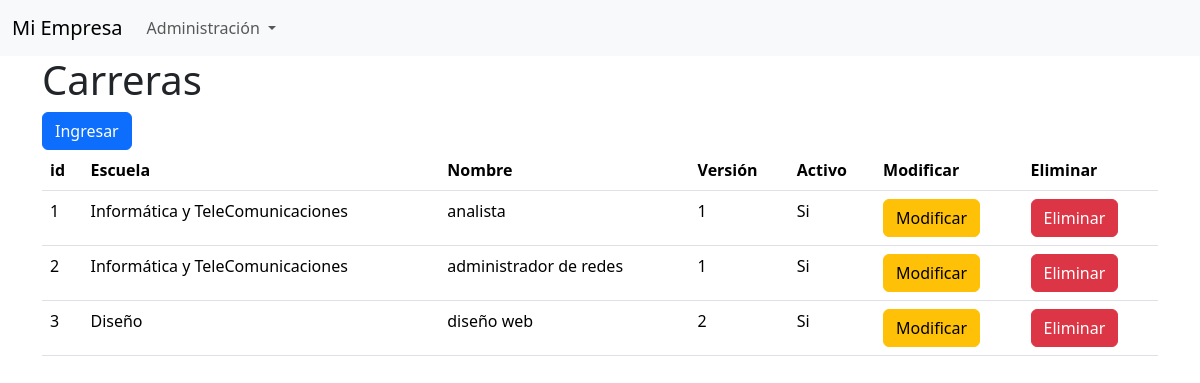
Page /alumnos/listadoCarrera on the committed database.
### alumnos/models.py (models this page shows, shortened)
class Carrera(models.Model):
    escuela     = models.ForeignKey('Escuela', on_delete=models.CASCADE)
    nombre      = models.CharField(max_length=100)
    version     = models.IntegerField()
    activo      = models.IntegerField()

class Escuela(models.Model):
    nombre      = models.CharField(max_length=100)
    activo      = models.IntegerField()

### alumnos/views.py (the view)
# urls.py: path('listadoCarrera', views.listadoCarrera, name='listadoCarrera'),
def listadoCarrera(resquest):
    listado = Carrera.objects.all()
    context = {"listado": listado}
    return render(resquest, 'listadoCarrera.html', context)

### alumnos/templates/listadoCarrera.html (shortened to what this page needs)
{% extends "plantillaBase.html"  %}
{% block tituloPrincipal %} Carreras {% endblock %}
{% block contenido %}
    <a href="{% url 'ingresarCarrera' %}" class="btn btn-primary">Ingresar</a>
{% endblock %}
{% block listado %}
    <table class="table table-resposive">
        <tr>
            <th>id</th>
            <th>Escuela</th>
            <th>Nombre</th>
            <th>Versión</th>
            <th>Activo</th>
            <th>Modificar</th>
            <th>Eliminar</th>
        </tr>
    {% for item in listado %}
        <tr>
            <td>{{ item.id }}
            <td>{{ item.escuela.nombre }}
            <td>{{ item.nombre }}
            <td>{{ item.version }}
            <td>{{ item.activo|yesno:"Si,No"}}</td>
            <td><a href="" class="btn btn-warning" >Modificar</a></td>
            <td><a href="{% url 'eliminarCarrera' pk=item.id %}" class="btn btn-danger" >Eliminar</a></td>
    {% endfor %}
    </table>
{% endblock %}

### rows in the picture
Carrera: id "1", escuela.nombre "Informática y TeleComunicaciones", nombre "analista", version "1", activo "Si"
Carrera: id "2", escuela.nombre "Informática y TeleComunicaciones", nombre "administrador de redes", version "1", activo "Si"
Carrera: id "3", escuela.nombre "Diseño", nombre "diseño web", version "2", activo "Si"
